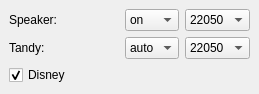
         <widget class="QWidget" name="pageSpeaker" >
          <property name="geometry" >
           <rect>
            <x>0</x>
            <y>0</y>
            <width>254</width>
            <height>94</height>
           </rect>
          </property>
          <attribute name="label" >
           <string>PC Speaker</string>
          </attribute>
          <layout class="QGridLayout" >
           <property name="leftMargin" >
            <number>9</number>
           </property>
           <property name="topMargin" >
            <number>9</number>
           </property>
           <property name="rightMargin" >
            <number>9</number>
           </property>
           <property name="bottomMargin" >
            <number>9</number>
           </property>
           <property name="horizontalSpacing" >
            <number>6</number>
           </property>
           <property name="verticalSpacing" >
            <number>6</number>
           </property>
           <item row="0" column="0" >
            <layout class="QGridLayout" >
             <property name="leftMargin" >
              <number>0</number>
             </property>
             <property name="topMargin" >
              <number>0</number>
             </property>
             <property name="rightMargin" >
              <number>0</number>
             </property>
             <property name="bottomMargin" >
              <number>0</number>
             </property>
             <property name="horizontalSpacing" >
              <number>6</number>
             </property>
             <property name="verticalSpacing" >
              <number>6</number>
             </property>
             <item row="1" column="0" >
              <widget class="QCheckBox" name="chkBoxDisney" >
               <property name="minimumSize" >
                <size>
                 <width>110</width>
                 <height>0</height>
                </size>
               </property>
               <property name="maximumSize" >
                <size>
                 <width>110</width>
                 <height>16777215</height>
                </size>
               </property>
               <property name="text" >
                <string>Disney</string>
               </property>
               <property name="checked" >
                <bool>true</bool>
               </property>
              </widget>
             </item>
             <item row="0" column="0" >
              <layout class="QGridLayout" >
               <property name="leftMargin" >
                <number>0</number>
               </property>
               <property name="topMargin" >
                <number>0</number>
               </property>
               <property name="rightMargin" >
                <number>0</number>
               </property>
               <property name="bottomMargin" >
                <number>0</number>
               </property>
               <property name="horizontalSpacing" >
                <number>6</number>
               </property>
               <property name="verticalSpacing" >
                <number>6</number>
               </property>
               <item row="0" column="0" >
                <widget class="QLabel" name="label_18" >
                 <property name="minimumSize" >
                  <size>
                   <width>110</width>
                   <height>0</height>
                  </size>
                 </property>
                 <property name="maximumSize" >
                  <size>
                   <width>110</width>
                   <height>16777215</height>
                  </size>
                 </property>
                 <property name="text" >
                  <string>Speaker:</string>
                 </property>
                 <property name="buddy" >
                  <cstring>cbxSpeaker</cstring>
                 </property>
                </widget>
               </item>
               <item row="1" column="0" >
                <widget class="QLabel" name="label_21" >
                 <property name="minimumSize" >
                  <size>
                   <width>110</width>
                   <height>0</height>
                  </size>
                 </property>
                 <property name="maximumSize" >
                  <size>
                   <width>110</width>
                   <height>16777215</height>
                  </size>
                 </property>
                 <property name="text" >
                  <string>Tandy:</string>
                 </property>
                 <property name="buddy" >
                  <cstring>cbxSpeakerTandy</cstring>
                 </property>
                </widget>
               </item>
              </layout>
             </item>
             <item row="0" column="2" >
              <layout class="QGridLayout" >
               <property name="leftMargin" >
                <number>0</number>
               </property>
               <property name="topMargin" >
                <number>0</number>
               </property>
               <property name="rightMargin" >
                <number>0</number>
               </property>
               <property name="bottomMargin" >
                <number>0</number>
               </property>
               <property name="horizontalSpacing" >
                <number>6</number>
               </property>
               <property name="verticalSpacing" >
                <number>6</number>
               </property>
               <item row="0" column="0" >
                <widget class="QComboBox" name="cbxSpeakerRate" >
                 <property name="currentIndex" >
                  <number>1</number>
                 </property>
                 <item>
                  <property name="text" >
                   <string>11050</string>
                  </property>
                 </item>
                 <item>
                  <property name="text" >
                   <string>22050</string>
                  </property>
                 </item>
                 <item>
                  <property name="text" >
                   <string>44100</string>
                  </property>
                 </item>
                </widget>
               </item>
               <item row="1" column="0" >
                <widget class="QComboBox" name="cbxSpeakerTandyRate" >
                 <property name="currentIndex" >
                  <number>1</number>
                 </property>
                 <item>
                  <property name="text" >
                   <string>11050</string>
                  </property>
                 </item>
                 <item>
                  <property name="text" >
                   <string>22050</string>
                  </property>
                 </item>
                 <item>
                  <property name="text" >
                   <string>44100</string>
                  </property>
                 </item>
                </widget>
               </item>
              </layout>
             </item>
             <item row="0" column="1" >
              <layout class="QGridLayout" >
               <property name="leftMargin" >
                <number>0</number>
               </property>
               <property name="topMargin" >
                <number>0</number>
               </property>
               <property name="rightMargin" >
                <number>0</number>
               </property>
               <property name="bottomMargin" >
                <number>0</number>
               </property>
               <property name="horizontalSpacing" >
                <number>6</number>
               </property>
               <property name="verticalSpacing" >
                <number>6</number>
               </property>
               <item row="0" column="0" >
                <widget class="QComboBox" name="cbxSpeaker" >
                 <item>
                  <property name="text" >
                   <string>on</string>
                  </property>
                 </item>
                 <item>
                  <property name="text" >
                   <string>off</string>
                  </property>
                 </item>
                </widget>
               </item>
               <item row="1" column="0" >
                <widget class="QComboBox" name="cbxSpeakerTandy" >
                 <property name="currentIndex" >
                  <number>2</number>
                 </property>
                 <item>
                  <property name="text" >
                   <string>on</string>
                  </property>
                 </item>
                 <item>
                  <property name="text" >
                   <string>off</string>
                  </property>
                 </item>
                 <item>
                  <property name="text" >
                   <string>auto</string>
                  </property>
                 </item>
                </widget>
               </item>
              </layout>
             </item>
            </layout>
           </item>
          </layout>
         </widget>
